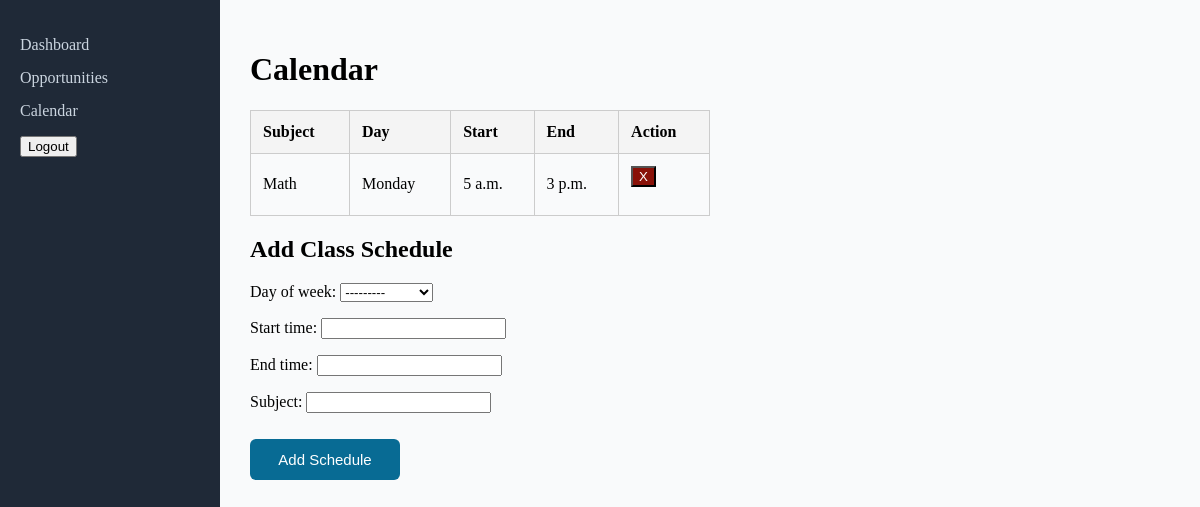
Screenshot of /student_calendar (signed in) with the database file from the repository.
### core/models.py (models this page shows, shortened)
class ClassSchedule(models.Model):
    student = models.ForeignKey(
        "StudentProfile", on_delete=models.CASCADE, related_name="class_schedules"
    )
    day_of_week = models.CharField(
        max_length=10,
        choices=[
            ("Monday", "Monday"),
            ("Tuesday", "Tuesday"),
            ("Wednesday", "Wednesday"),
            ("Thursday", "Thursday"),
            ("Friday", "Friday"),
            ("Saturday", "Saturday"),
            ("Sunday", "Sunday"),
        ],
    )
    start_time = models.TimeField()
    end_time = models.TimeField()
    subject = models.CharField(max_length=100)

### core/views.py (the view, shortened to what this page needs)
# urls.py: path("student_calendar", views.student_calendar, name="student_calendar"),
@login_required
def student_calendar(request):
    user = request.user
    try:
        student_profile = user.studentprofile
    except StudentProfile.DoesNotExist:
        student_profile = None
        return redirect("login_view")
    template = loader.get_template("core/student_calendar.html")
    form = ClassScheduleForm()
    WEEKDAY_ORDER = [
        "Monday",
        "Tuesday",
        "Wednesday",
        "Thursday",
        "Friday",
        "Saturday",
        "Sunday",
    ]
    schedules = list(student_profile.class_schedules.all())
    schedules.sort(key=lambda s: WEEKDAY_ORDER.index(s.day_of_week))
    context = {"schedules": schedules, "form": form}
    return HttpResponse(template.render(context, request))

### core/models.py
class ClassScheduleForm(forms.ModelForm):
    class Meta:
        model = ClassSchedule
        fields = ["day_of_week", "start_time", "end_time", "subject"]

### core/templates/core/student_calendar.html (shortened to what this page needs)
<div class="sidebar">
  <ul>
  <li><a href="/student_dashboard">Dashboard</a></li>
  <li><a href="/student_opportunities">Opportunities</a></li>
  <li><a href="/student_calendar">Calendar</a></li>
  </ul>
  <div class="bottom-section">
  <form action="{% url 'logout_view' %}" method="post">
  <button type="submit">Logout</button>
  </form>
  </div>
</div>
<body>
<div class="main-content">
<h1>Calendar</h1>
<table>
  <tr>
    <th>Subject</th>
    <th>Day</th>
    <th>Start</th>
    <th>End</th>
    <th>Action</th>
  </tr>
  {% for schedule in schedules %}
  <tr>
    <td>{{ schedule.subject }}</td>
    <td>{{ schedule.day_of_week }}</td>
    <td>{{ schedule.start_time }}</td>
    <td>{{ schedule.end_time }}</td>
    <td>
      <form method="post">
        <button type="submit" id="delete">X</button>
      </form>
    </td>
  </tr>
  {% empty %}
  <tr>
    <td colspan="4">No class schedules yet.</td>
  </tr>
  {% endfor %}
</table>
<h2>Add Class Schedule</h2>
<form method="post">
  {% csrf_token %} {{ form.as_p }}
  <button type="submit" id="add-sched">Add Schedule</button>
</form>
</div>
</body>

### core/templates/core/student_calendar.html (style rules this page uses)
table { width: 50%; border-collapse: collapse; }
th, td { padding: 12px; border: 1px solid #ccc; text-align: left; }
th { background-color: #f4f4f4; }
body { margin: 0; font-family: Karla; display: flex; }
.sidebar { width: 220px; height: 100vh; background-color: #1f2937; color: #fff; padding: 20px; box-sizing: border-box; position: fixed; }
.sidebar ul { list-style-type: none; padding: 0; }
.sidebar ul li { margin: 15px 0; }
.sidebar ul li a { color: #cbd5e0; text-decoration: none; font-size: 16px; display: block; transition: 0.3s; }
.main-content { margin-left: 220px; padding: 30px; flex-grow: 1; background-color: #f9fafb; height: 100vh; box-sizing: border-box; overflow-y: scroll; }
#add-sched { width: 150px; padding: 12px; background-color: #086b94; border: none; border-radius: 6px; color: white; font-size: 15px; cursor: pointer; margin-top: 10px; }
#delete { background-color: #891108; color: #ffffff; }

### rows the page displays
ClassSchedule: subject "Math", day_of_week "Monday", start_time "5 a.m.", end_time "3 p.m."
